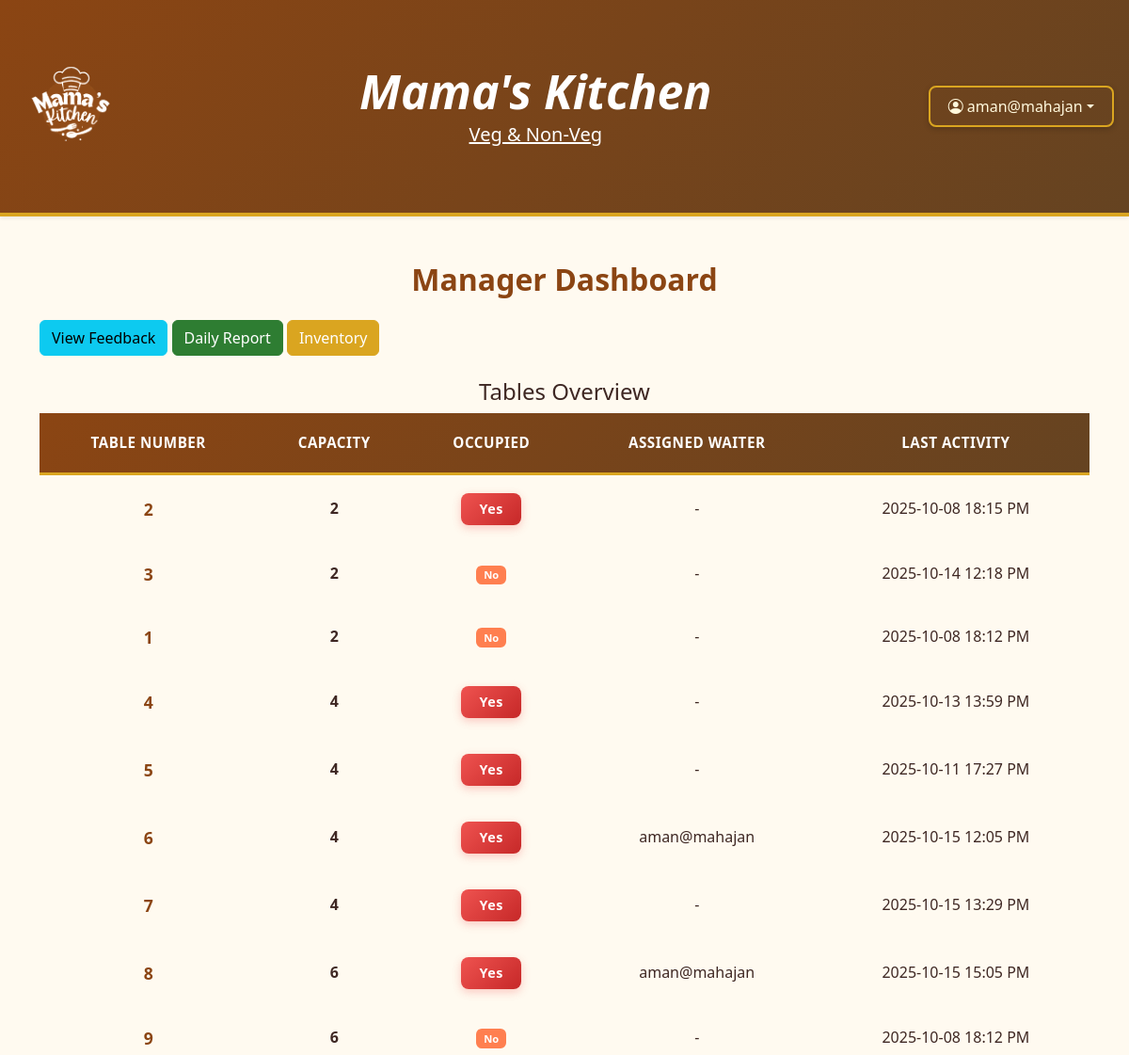
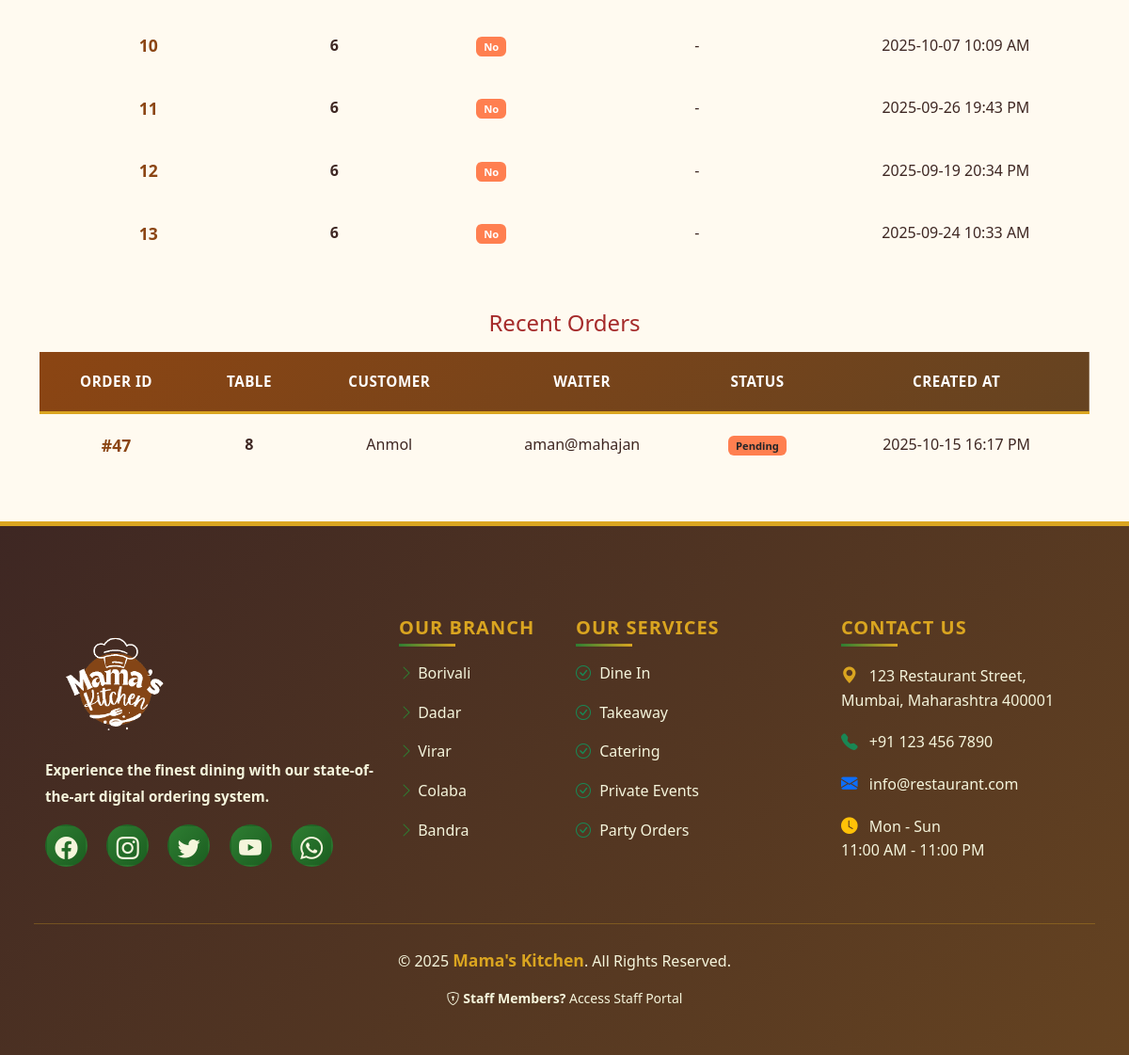
The app's page /manager/ (signed in) with its own data (2 pictures, top to bottom).
### common/models.py (models this page shows, shortened)
class Table(models.Model):
    number = models.IntegerField(unique=True)
    capacity = models.IntegerField()
    is_occupied = models.BooleanField(default=False)
    assigned_waiter = models.ForeignKey('Staff', null=True, blank=True, on_delete=models.SET_NULL)
    last_activity = models.DateTimeField(auto_now=True)

class Staff(models.Model):
    ROLE_CHOICES = (
        ('waiter', 'Waiter'),
        ('cashier', 'Cashier'),
        ('manager', 'Manager'),
        ('admin', 'Admin'),
    )
    user = models.OneToOneField(User, on_delete=models.CASCADE, null=True, blank=True)
    role = models.CharField(max_length=10, choices=ROLE_CHOICES)

class Order(models.Model):
    table = models.ForeignKey(Table, on_delete=models.CASCADE)
    customer = models.ForeignKey(Customer, on_delete=models.CASCADE)
    waiter = models.ForeignKey(Staff, on_delete=models.SET_NULL, null=True, blank=True)
    status = models.CharField(max_length=20, default='Pending')  # e.g. pending, preparing, served, paid
    created_at = models.DateTimeField(auto_now_add=True)

class Customer(models.Model):
    name = models.CharField(max_length=100)
    mobile = models.CharField(max_length=10, unique=True)
    email = models.EmailField()
    otp = models.CharField(max_length=6)
    is_verified = models.BooleanField(default=False)
    table = models.ForeignKey(Table, null=True, blank=True, on_delete=models.SET_NULL)

### manager/views.py (the view)
# urls.py: path('', views.manager_dashboard, name='manager_dashboard'),
@login_required
def manager_dashboard(request):
    tables = Table.objects.all()
    orders = Order.objects.select_related('table', 'waiter').order_by('-created_at')[:10]
    return render(request, 'manager/dashboard.html', {
        'tables': tables,
        'orders': orders,
    })

### templates/manager/dashboard.html
{% extends 'base.html' %}
{% load static %}
{% block content %}
<div class="container mt-5">
    <div class="text-center">
        <h3 class="mb-4 ">Manager Dashboard</h3>
    </div>
    <div class="mb-4">
        <a href="{% url 'manager_feedback' %}" class="btn btn-info">View Feedback</a>
        <a href="{% url 'manager_report' %}" class="btn btn-success">Daily Report</a>
        <a href="{% url 'inventory_dashboard' %}" class="btn btn-warning">Inventory</a>
    </div>
    <h4 class="text-center">Tables Overview</h4>
    <table class="custom-table">
        <thead class="">
            <tr>
                <th>Table Number</th>
                <th>Capacity</th>
                <th>Occupied</th>
                <th>Assigned Waiter</th>
                <th>Last Activity</th>
            </tr>
        </thead>
        <tbody>
            {% for table in tables %}
            <tr class="text-center">
                <td>{{ table.number }}</td>
                <td>{{ table.capacity }}</td>
                <td>
                    {% if table.is_occupied %}
                    <span class="badge bg-danger">Yes</span>
                    {% else %}
                    <span class="badge bg-success">No</span>
                    {% endif %}
                </td>
                <td>
                    {{ table.assigned_waiter.user.username|default:"-" }}
                </td>
                <td>{{ table.last_activity|date:"Y-m-d H:i A" }}</td>
            </tr>
            {% empty %}
            <tr>
                <td colspan="5" class="text-center">No tables found.</td>
            </tr>
            {% endfor %}
        </tbody>
    </table>
    <h4 class="text-center mt-5 mb-3" style="color: brown;">Recent Orders</h4>
    <table class="custom-table">
        <thead>
            <tr>
                <th>Order ID</th>
                <th>Table</th>
                <th>Customer</th>
                <th>Waiter</th>
                <th>Status</th>
                <th>Created At</th>
            </tr>
        </thead>
        <tbody>
            {% for order in orders %}
            <tr class="text-center">
                <td>#{{ order.id }}</td>
                <td>{{ order.table.number }}</td>
                <td>{{ order.customer.name|title }}</td>
                <td>{{ order.waiter.user.username|default:"-" }}</td>
                <td><span class="badge bg-info text-dark">{{ order.status }}</span></td>
                <td>{{ order.created_at|date:"Y-m-d H:i A" }}</td>
            </tr>
            {% empty %}
            <tr>
                <td colspan="6" class="text-center">No recent orders.</td>
            </tr>
            {% endfor %}
        </tbody>
    </table>
</div>
{% endblock %}

### templates/base.html (shortened to what this page needs)
{% load static %}
<!DOCTYPE html>
<html lang="en">
<head>
    <link href="https://cdn.jsdelivr.net/npm/bootstrap@5.3.8/dist/css/bootstrap.min.css" rel="stylesheet"
>
    <link rel="stylesheet" href="https://cdn.jsdelivr.net/npm/bootstrap-icons@1.13.1/font/bootstrap-icons.min.css">
    <link rel="stylesheet" href="{% static 'css/base.css' %}">
</head>
<body>
    <nav class="navbar navbar-expand-lg shadow-sm">
        <div class="container-fluid d-flex justify-content-between align-items-center">
            <div class="d-flex align-items-center">
                {% if user.is_authenticated %}
                <a class="navbar-brand" href="{% url 'login' %}">
                    <img src="{% static 'images/output-onlinepngtools.png' %}" alt="Logo" width="120">
                </a>
                {% else %}
                <img src="{% static 'images/output-onlinepngtools.png' %}" alt="Logo" width="120">
                <!-- <a class="navbar-brand" href="{% url 'customer_register' %}">
            </a> -->
                {% endif %}
            </div>
            <div class="text-center flex-grow-1">
                <h5 class="mb-0 fw-bold" style="color: white; font-size: 50px; font-style: italic;">Mama's Kitchen</h5>
                <small class="text-white" style="font-size: 20px;"><u>Veg & Non-Veg</u></small>
            </div>
            <div class="d-flex align-items-center">
                <div class="collapse navbar-collapse justify-content-end" id="mainNavbar">
                    {% if user.is_authenticated %}
                    <div class="dropdown">
                        <button class="btn dropdown-toggle d-flex align-items-center" type="button" id="userDropdown"
                            data-bs-toggle="dropdown" aria-expanded="false">
                            <i class="bi bi-person-circle me-1"></i> {{ user.username }}
                        </button>
                    </div>
                    {% else %}
                    <div class="register d-flex">
                        <a href="{% url 'login' %}" class="btn">
                            <i class="bi bi-box-arrow-in-right"></i> Staff Login
                        </a>
                    </div>
                    {% endif %}
                </div>
            </div>
        </div>
    </nav>
    {% block content %}
    {% endblock content %}
    <footer class="mt-5">
        <div class="p-5">
            <div class="row">
                <div class="footer-para col-lg-4 col-md-6 mb-4">
                    <div class="">
                        {% if user.is_authenticated %}
                        <a href="{% url 'login' %}"><img src="{% static 'images/output-onlinepngtools.png' %}"
                                alt="Logo" style="width: 150px; height: auto;"></a>
                        {% else %}
                        <img src="{% static 'images/output-onlinepngtools.png' %}" alt="Logo" width="120">
                        {% endif %}
                    </div>
                    <p class="text"><b>
                            Experience the finest dining with our state-of-the-art digital ordering system.</b>
                    </p>
                    <div class="social-links mt-3">
                        <a href="#" class="me-3" title="Facebook">
                            <i class="bi bi-facebook fs-4"></i>
                        </a>
                        <a href="#" class="me-3" title="Instagram">
                            <i class="bi bi-instagram fs-4"></i>
                        </a>
                        <a href="#" class="me-3" title="Twitter">
                            <i class="bi bi-twitter fs-4"></i>
                        </a>
                        <a href="#" class="me-3" title="YouTube">
                            <i class="bi bi-youtube fs-4"></i>
                        </a>
                        <a href="#" class="" title="Whatsapp">
                            <i class="bi bi-whatsapp fs-4"></i></i>
                        </a>
                    </div>
                </div>
                <div class="our-branch col-lg-2 col-md-6 mb-4">
                    <h5 class="text-uppercase mb-3">Our Branch</h5>
                    <ul class="list-unstyled">
                        <li class="mb-0">
                            <p>
                                <i class="bi bi-chevron-right"></i> Borivali
                            </p>
                        </li>
                        <li class="">
                            <p>
                                <i class="bi bi-chevron-right"></i> Dadar
                            </p>
                        </li>
                        <li class="">
                            <p>
                                <i class="bi bi-chevron-right"></i> Virar
                            </p>
                        </li>
                        <li class="">
                            <p>
                                <i class="bi bi-chevron-right"></i> Colaba
                            </p>
                        </li>
                        <li class="">
                            <p>
                                <i class="bi bi-chevron-right"></i> Bandra
                            </p>
                        </li>
                    </ul>
                </div>
                <div class="our-services col-lg-3 col-md-6 mb-4">
                    <h5 class="text-uppercase mb-3">Our Services</h5>
                    <ul class="list-unstyled">
                        <li class="mb-2">
                            <p>
                                <i class="bi bi-check-circle text-success"></i> Dine In
                            </p>
                        </li>
                        <li class="mb-2">
                            <p>
                                <i class="bi bi-check-circle text-success"></i> Takeaway
                            </p>
                        </li>
                        <li class="mb-2">
                            <p>
                                <i class="bi bi-check-circle text-success"></i> Catering
                            </p>
                        </li>
                        <li class="mb-2">
                            <p>
                                <i class="bi bi-check-circle text-success"></i> Private Events
                            </p>
                        </li>
                        <li class="mb-2">
                            <p>
                                <i class="bi bi-check-circle text-success"></i> Party Orders
                            </p>
                        </li>
                    </ul>
                </div>
                <div class="contact-us col-lg-3 col-md-6 mb-4">
                    <h5 class="text-uppercase mb-3">Contact Us</h5>
                    <ul class="list-unstyled">
                        <li class="mb-3">
                            <i class="bi bi-geo-alt-fill"></i>
                            <span class="ms-2">123 Restaurant Street,<br>Mumbai, Maharashtra 400001</span>
                        </li>
                        <li class="mb-3">
                            <i class="bi bi-telephone-fill text-success"></i>
                            <a href="tel:+911234567890" class="text-decoration-none ms-2">
                                +91 123 456 7890
                            </a>
                        </li>
                        <li class="mb-3">
                            <i class="bi bi-envelope-fill text-primary"></i>
                            <a href="mailto:info@restaurant.com" class="text-decoration-none ms-2">
                                info@restaurant.com
                            </a>
                        </li>
                        <li class="mb-3">
                            <i class="bi bi-clock-fill text-warning"></i>
                            <span class="ms-2">
                                Mon - Sun<br>
                                11:00 AM - 11:00 PM
                            </span>
                        </li>
                    </ul>
                </div>
            </div>
            <div class="row mt-4 pt-4 border-top border-secondary">
                <div class="footer-rights text-center text-md-start">
                    <p class="mb-0 text-center">
                        &copy; 2025 <strong class="text-danger">Mama's Kitchen</strong>. All Rights Reserved.
                    </p>
                </div>
            </div>
            <div class="row mt-3">
                <div class="col-12 text-center">
                    <p class="small mb-0">
                        <i class="bi bi-shield-lock"></i><b> Staff Members?</b>
                        <a href="" class="text-decoration-none">Access Staff Portal</a>
                    </p>
                </div>
            </div>
        </div>
    </footer>
</body>
</html>

### records on screen
Table: number "2", capacity "2", is_occupied "Yes", assigned_waiter.user.username "-", last_activity "2025-10-08 18:15 PM"
Table: number "3", capacity "2", is_occupied "No", assigned_waiter.user.username "-", last_activity "2025-10-14 12:18 PM"
Table: number "1", capacity "2", is_occupied "No", assigned_waiter.user.username "-", last_activity "2025-10-08 18:12 PM"
Table: number "4", capacity "4", is_occupied "Yes", assigned_waiter.user.username "-", last_activity "2025-10-13 13:59 PM"
Table: number "5", capacity "4", is_occupied "Yes", assigned_waiter.user.username "-", last_activity "2025-10-11 17:27 PM"
Table: number "6", capacity "4", is_occupied "Yes", assigned_waiter.user.username "aman@mahajan", last_activity "2025-10-15 12:05 PM"
Table: number "7", capacity "4", is_occupied "Yes", assigned_waiter.user.username "-", last_activity "2025-10-15 13:29 PM"
Table: number "8", capacity "6", is_occupied "Yes", assigned_waiter.user.username "aman@mahajan", last_activity "2025-10-15 15:05 PM"
Table: number "9", capacity "6", is_occupied "No", assigned_waiter.user.username "-", last_activity "2025-10-08 18:12 PM"
Table: number "10", capacity "6", is_occupied "No", assigned_waiter.user.username "-", last_activity "2025-10-07 10:09 AM"
Table: number "11", capacity "6", is_occupied "No", assigned_waiter.user.username "-", last_activity "2025-09-26 19:43 PM"
Table: number "12", capacity "6", is_occupied "No", assigned_waiter.user.username "-", last_activity "2025-09-19 20:34 PM"
Table: number "13", capacity "6", is_occupied "No", assigned_waiter.user.username "-", last_activity "2025-09-24 10:33 AM"
Order: id "47", table.number "8", customer.name "Anmol", waiter.user.username "aman@mahajan", status "Pending", created_at "2025-10-15 16:17 PM"

### other values on screen
{{ user.username }} "aman@mahajan"
